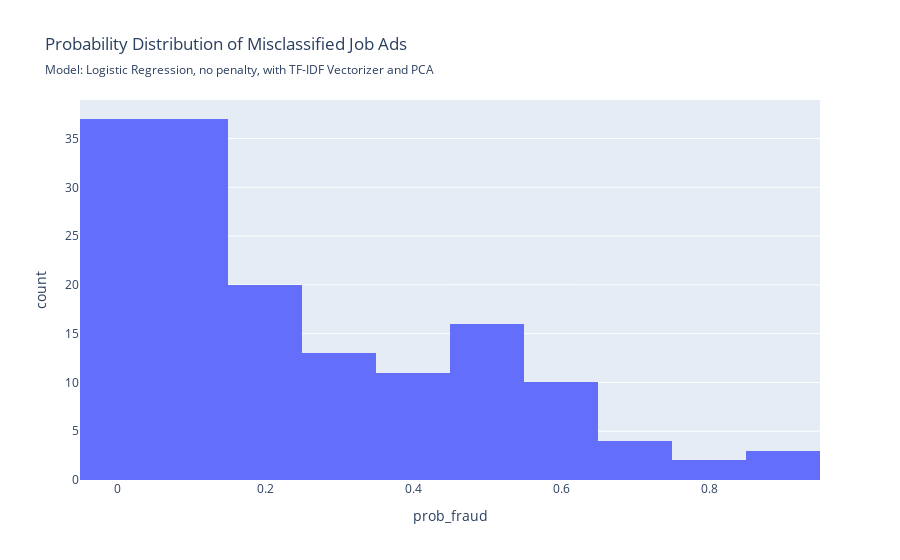

Here is the notebook cell this chart was saved with:
### Code cell
evaluate_model(model_log_tfidf_pca, X_test, y_test, 
               fig_subtitle= 'Model: Logistic Regression, no penalty, with TF-IDF Vectorizer and PCA', 
               short_name='log_tfidf_pca', save_figs =True)

### Figure 1 — Plotly figure (JSON) as saved in the notebook; plotly's stock layout.template omitted (floating-point values rounded to 4 significant figures; data arrays with more than 128 entries replaced by an {"elided": "..."} marker saying what was removed)
{"data": [{"bingroup": "x", "hovertemplate": "prob_fraud=%{x}<br>count=%{y}<extra></extra>", "legendgroup": "", "marker": {"color": "#636efa", "pattern": {"shape": ""}}, "name": "", "orientation": "v", "showlegend": false, "type": "histogram", "x": {"elided": "153 float values"}, "xaxis": "x", "yaxis": "y"}], "layout": {"barmode": "relative", "legend": {"tracegroupgap": 0}, "title": {"subtitle": {"text": "Model: Logistic Regression, no penalty, with TF-IDF Vectorizer and PCA"}, "text": "Probability Distribution of Misclassified Job Ads"}, "xaxis": {"anchor": "y", "domain": [0, 1], "title": {"text": "prob_fraud"}}, "yaxis": {"anchor": "x", "domain": [0, 1], "title": {"text": "count"}}}}
